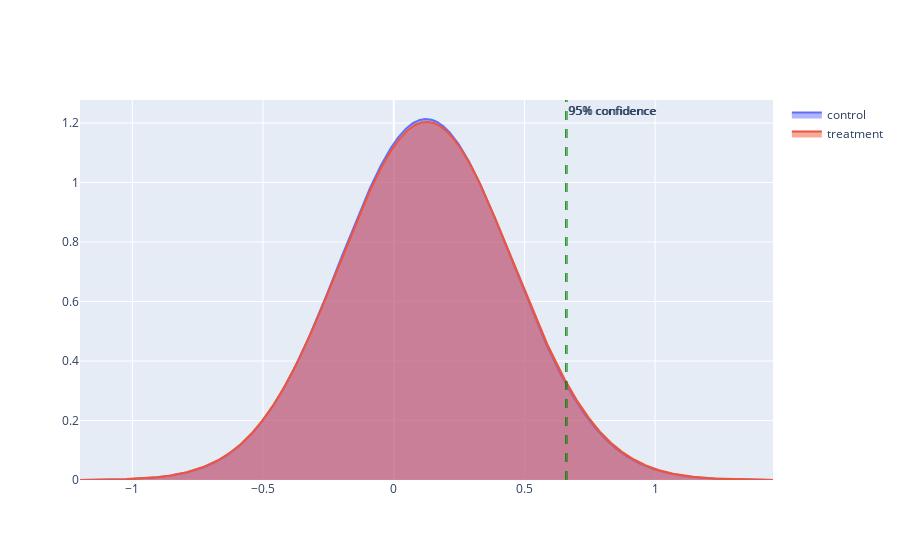

Notebook source saved alongside this figure:
### Code cell
input_visualization= {}
import plotly.graph_objects as go

for group in input_stats:
    input_visualization[group]= Rating(
            input_stats[group]["m"],
            input_stats[group]["std"]
    )
    fig = visualise_distribution(**input_visualization)
fig.show()

### Figure 1 — Plotly figure (JSON) as saved in the notebook; plotly's stock layout.template omitted (floating-point values rounded to 4 significant figures; data arrays with more than 128 entries replaced by an {"elided": "..."} marker saying what was removed)
{"data": [{"fill": "tozeroy", "mode": "lines", "name": "control", "type": "scatter", "x": {"elided": "2652 float values"}, "y": {"elided": "2652 float values"}}, {"fill": "tozeroy", "mode": "lines", "name": "treatment", "type": "scatter", "x": {"elided": "2652 float values"}, "y": {"elided": "2652 float values"}}], "layout": {"annotations": [{"showarrow": false, "text": "95% confidence", "x": 0.6576, "xanchor": "left", "xref": "x", "y": 1, "yanchor": "top", "yref": "y domain"}, {"showarrow": false, "text": "95% confidence", "x": 0.6629, "xanchor": "left", "xref": "x", "y": 1, "yanchor": "top", "yref": "y domain"}], "autosize": true, "shapes": [{"line": {"color": "green", "dash": "dash", "width": 1}, "type": "line", "x0": 0.6576, "x1": 0.6576, "xref": "x", "y0": 0, "y1": 1, "yref": "y domain"}, {"line": {"color": "green", "dash": "dash", "width": 1}, "type": "line", "x0": 0.6629, "x1": 0.6629, "xref": "x", "y0": 0, "y1": 1, "yref": "y domain"}], "xaxis": {"autorange": true, "range": [-1.2, 1.451], "type": "linear"}, "yaxis": {"autorange": true, "range": [0, 1.277], "type": "linear"}}}
